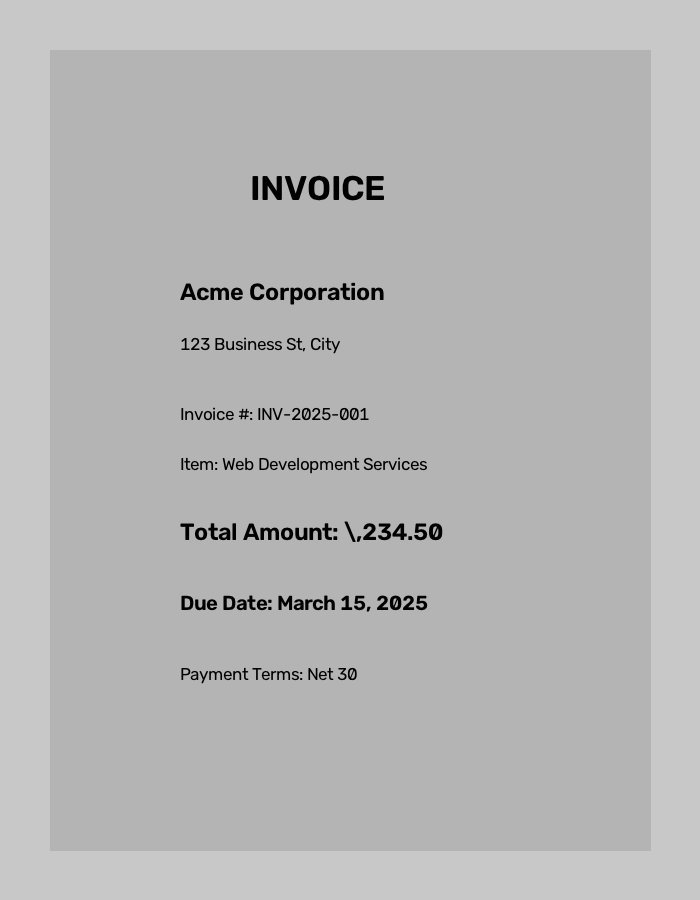
#> input picture ai_scanner/test_invoice.png, 700 x 900 px
$ python -i detector.py   (imports and definitions only)
#> lines starting #> are read from the running program, lines starting #| are printed output that depends on the picture; after the words box and inside, x2 and y2 are one past the last pixel; in counts of white or black regions, pixels touching at a corner belong together
import cv2
import numpy as np
from typing import Optional, Tuple


class EdgeDetector:
    def __init__(self):
        self.canny_low = 75
        self.canny_high = 200

    def detect_edges(self, image: np.ndarray) -> np.ndarray:
        gray = cv2.cvtColor(image, cv2.COLOR_BGR2GRAY)
        blurred = cv2.GaussianBlur(gray, (5, 5), 0)
        return cv2.Canny(blurred, self.canny_low, self.canny_high)

    def find_document_contour(self, image: np.ndarray) -> Optional[np.ndarray]:
        edged = self.detect_edges(image)
        contours, _ = cv2.findContours(edged, cv2.RETR_EXTERNAL, cv2.CHAIN_APPROX_SIMPLE)
        contours = sorted(contours, key=cv2.contourArea, reverse=True)[:5]

        for contour in contours:
            peri = cv2.arcLength(contour, True)
            approx = cv2.approxPolyDP(contour, 0.02 * peri, True)
            if len(approx) == 4:
                return self._order_corners(approx)

        return self._find_contour_low_contrast(image)

    def _find_contour_low_contrast(self, image: np.ndarray) -> Optional[np.ndarray]:
        """Fallback for faint page boundaries that Canny cannot pick up.

        Heavy blur dissolves text into the page tone, leaving two modes
        (page vs background) that Otsu can separate even at ~8% contrast.
        """
        gray = cv2.cvtColor(image, cv2.COLOR_BGR2GRAY)
        h, w = gray.shape
        k = max(31, (min(h, w) // 10) | 1)
        blurred = cv2.GaussianBlur(gray, (k, k), 0)
        _, mask = cv2.threshold(blurred, 0, 255, cv2.THRESH_BINARY_INV + cv2.THRESH_OTSU)
        mask = cv2.morphologyEx(mask, cv2.MORPH_OPEN, np.ones((15, 15), np.uint8))
        mask = cv2.morphologyEx(mask, cv2.MORPH_CLOSE, np.ones((25, 25), np.uint8))
        contours, _ = cv2.findContours(mask, cv2.RETR_EXTERNAL, cv2.CHAIN_APPROX_SIMPLE)
        if not contours:
            return None

        frame_area = h * w
        for contour in sorted(contours, key=cv2.contourArea, reverse=True)[:3]:
            area = cv2.contourArea(contour)
            if not (0.08 * frame_area < area < 0.98 * frame_area):
                continue
            approx = cv2.approxPolyDP(contour, 0.02 * cv2.arcLength(contour, True), True)
            if len(approx) == 4:
                return self._order_corners(approx)
        return None

    def _order_corners(self, pts: np.ndarray) -> np.ndarray:
        rect = np.zeros((4, 2), dtype=np.float32)
        s = pts.sum(axis=2).flatten()
        rect[0] = pts[np.argmin(s)]
        rect[2] = pts[np.argmax(s)]

        diff = np.diff(pts, axis=2).flatten()
        rect[1] = pts[np.argmin(diff)]
        rect[3] = pts[np.argmax(diff)]
        return rect

    def perspective_correct(self, image: np.ndarray, corners: np.ndarray) -> np.ndarray:
        (tl, tr, br, bl) = corners
        width_a = np.linalg.norm(br - bl)
        width_b = np.linalg.norm(tr - tl)
        max_width = max(int(width_a), int(width_b))

        height_a = np.linalg.norm(tr - br)
        height_b = np.linalg.norm(tl - bl)
        max_height = max(int(height_a), int(height_b))

        dst = np.array([
            [0, 0],
            [max_width - 1, 0],
            [max_width - 1, max_height - 1],
            [0, max_height - 1],
        ], dtype=np.float32)

        M = cv2.getPerspectiveTransform(corners, dst)
        return cv2.warpPerspective(image, M, (max_width, max_height))

    def dewarp(self, image: np.ndarray) -> np.ndarray:
        gray = cv2.cvtColor(image, cv2.COLOR_BGR2GRAY)
        thresh = cv2.adaptiveThreshold(gray, 255, cv2.ADAPTIVE_THRESH_GAUSSIAN_C,
                                        cv2.THRESH_BINARY, 11, 2)

        kernel = np.ones((5, 5), np.uint8)
        thresh = cv2.morphologyEx(thresh, cv2.MORPH_CLOSE, kernel)

        contours, _ = cv2.findContours(thresh, cv2.RETR_EXTERNAL, cv2.CHAIN_APPROX_SIMPLE)
        if not contours:
            return image

        all_pts = np.vstack(contours)
        hull = cv2.convexHull(all_pts)

        corners = cv2.approxPolyDP(hull, 0.02 * cv2.arcLength(hull, True), True)
        if len(corners) < 4:
            return image

        ordered = self._order_corners(corners[:4].reshape(4, 1, 2))
        return self.perspective_correct(image, ordered)

    def auto_crop(self, image: np.ndarray) -> np.ndarray:
        corners = self.find_document_contour(image)
        if corners is not None:
            return self.perspective_correct(image, corners)
        return image

>>> import cv2
>>> picture = cv2.imread('../../test_invoice.png')
#> picture is the input picture: shape (900, 700, 3); min 0, max 200, mean 182
>>> result = EdgeDetector().auto_crop(picture)
#> in detect_edges, `return cv2.Canny(blurred, self.canny_low, self.canny_high)`:
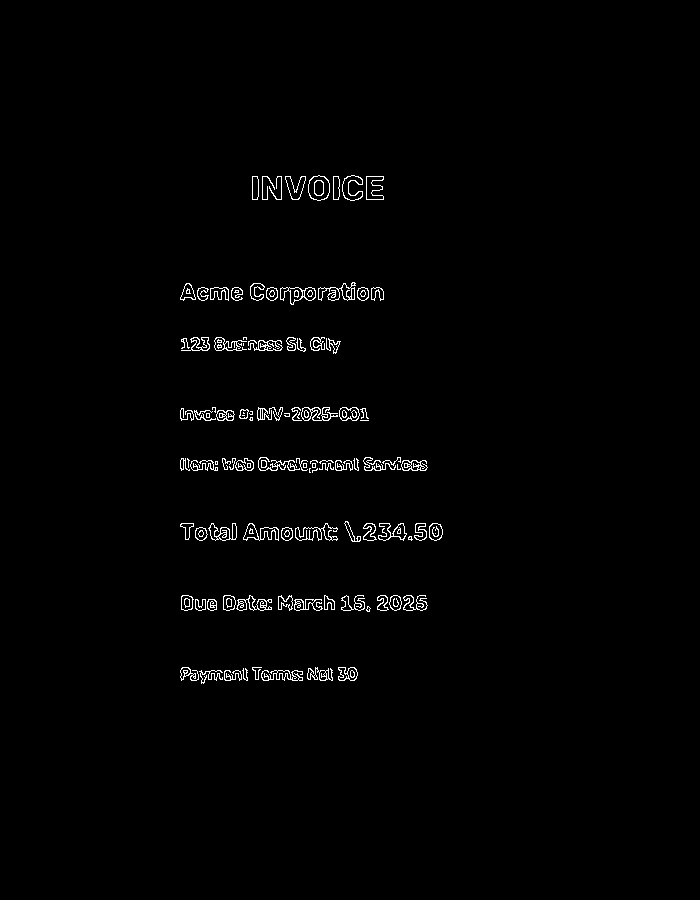
#> returned value: shape (900, 700); 1.2% white in thin lines or dots, all inside (x1, y1, x2, y2) = (180, 175, 443, 684)
#> in find_document_contour, `contours, _ = cv2.findContours(edged, cv2.RETR_EXTERNAL, cv2.CHAIN_APP..`: contours = 106 contours, 44 with area under 20; largest, box (x1, y1, x2, y2) and area: (308, 175, 330, 201) 433, (280, 287, 316, 305) 353, (243, 523, 279, 541) 298, (342, 175, 363, 201) 275, (366, 176, 384, 200) 269
#> in find_document_contour, `contours = sorted(contours, key=cv2.contourArea, reverse=True)[:5]`: contours = 5 contours; box (x1, y1, x2, y2) and area: (308, 175, 330, 201) 433, (280, 287, 316, 305) 353, (243, 523, 279, 541) 298, (342, 175, 363, 201) 275, (366, 176, 384, 200) 269
#> the loop in find_document_contour, `for contour in contours:` made 5 passes
#> peri on passes 1 to 5: 79.11, 124.1, 153.5, 115.3, 119
#> in _find_contour_low_contrast, `blurred = cv2.GaussianBlur(gray, (k, k), 0)`:
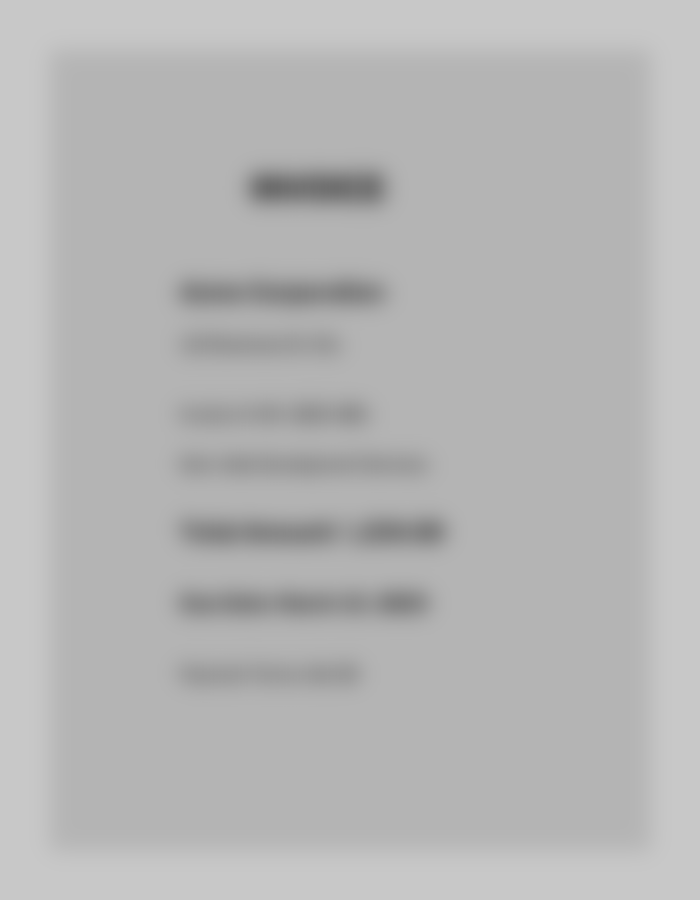
#> blurred: shape (900, 700); min 109, max 200, mean 182
#> in _find_contour_low_contrast, `_, mask = cv2.threshold(blurred, 0, 255, cv2.THRESH_BINARY_INV + cv2.T..`:
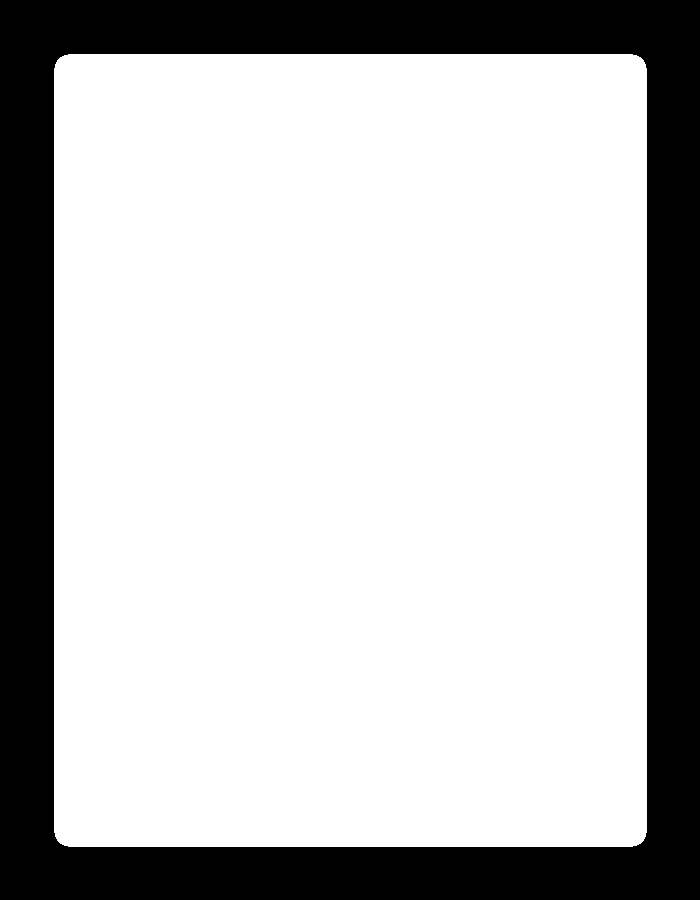
#> mask: shape (900, 700); 74.6% white; 1 black region
#> in _find_contour_low_contrast, `contours, _ = cv2.findContours(mask, cv2.RETR_EXTERNAL, cv2.CHAIN_APPR..`: contours = 1 contour; box (x1, y1, x2, y2) and area: (54, 54, 647, 847) 468638
#> the loop in _find_contour_low_contrast, `for contour in sorted(contours, key=cv2.contourArea, reverse=True)[:3]:` made 1 pass
#> (area, approx, s in _order_corners, diff in _order_corners) on pass 1: (468638, [[60, 57], [57, 840], [640, 843], [643, 60]], [117, 897, 1483, 703], [-3, 783, 203, -583])
#> in auto_crop, `corners = self.find_document_contour(image)`: corners = [[60, 57], [643, 60], [640, 843], [57, 840]]
#> in perspective_correct, `(tl, tr, br, bl) = corners`: tl = [60, 57]; tr = [643, 60]; br = [640, 843]; bl = [57, 840]
#> in perspective_correct, `width_a = np.linalg.norm(br - bl)`: width_a = 583
#> in perspective_correct, `height_a = np.linalg.norm(tr - br)`: height_a = 783
#> in perspective_correct, `dst = np.array([ [0, 0], [max_width - 1, 0], [max_width - 1, max_heigh..`: dst = [[0, 0], [582, 0], [582, 782], [0, 782]]
#> in perspective_correct, `M = cv2.getPerspectiveTransform(corners, dst)`: M = [[0.998, 0.00382, -60.11], [-0.00514, 0.999, -56.62], [2.5e-19, -1.55e-19, 1]]
#> in perspective_correct, `return cv2.warpPerspective(image, M, (max_width, max_height))`:
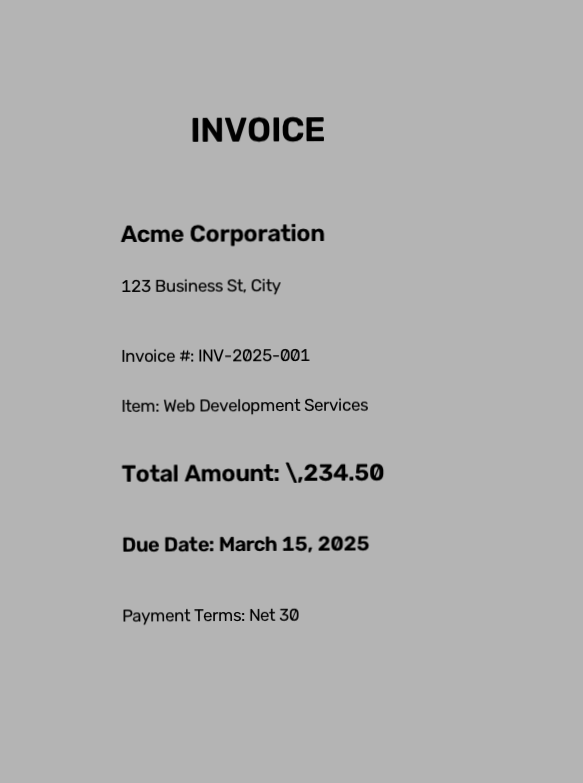
#> returned value: shape (783, 583, 3); min 0, max 180, mean 176.3
